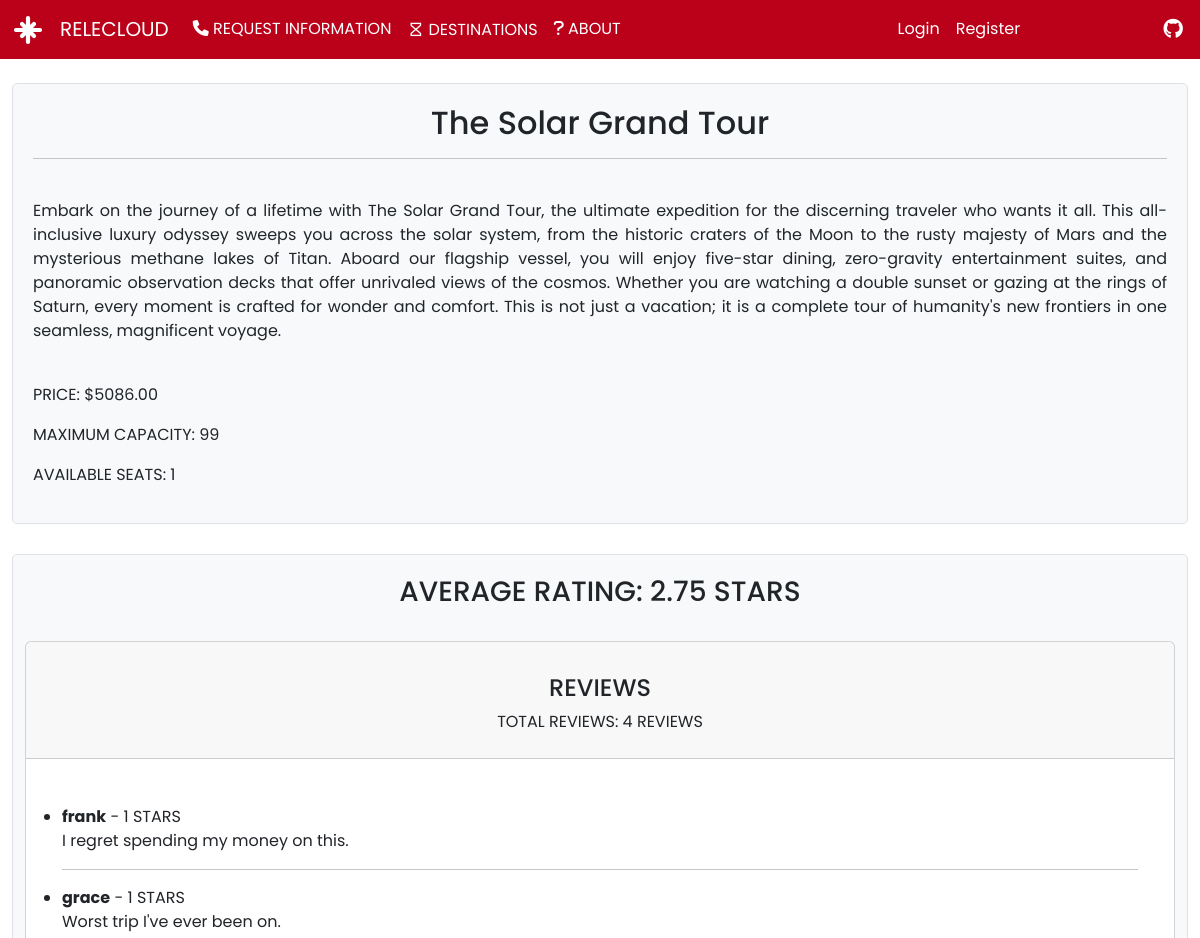
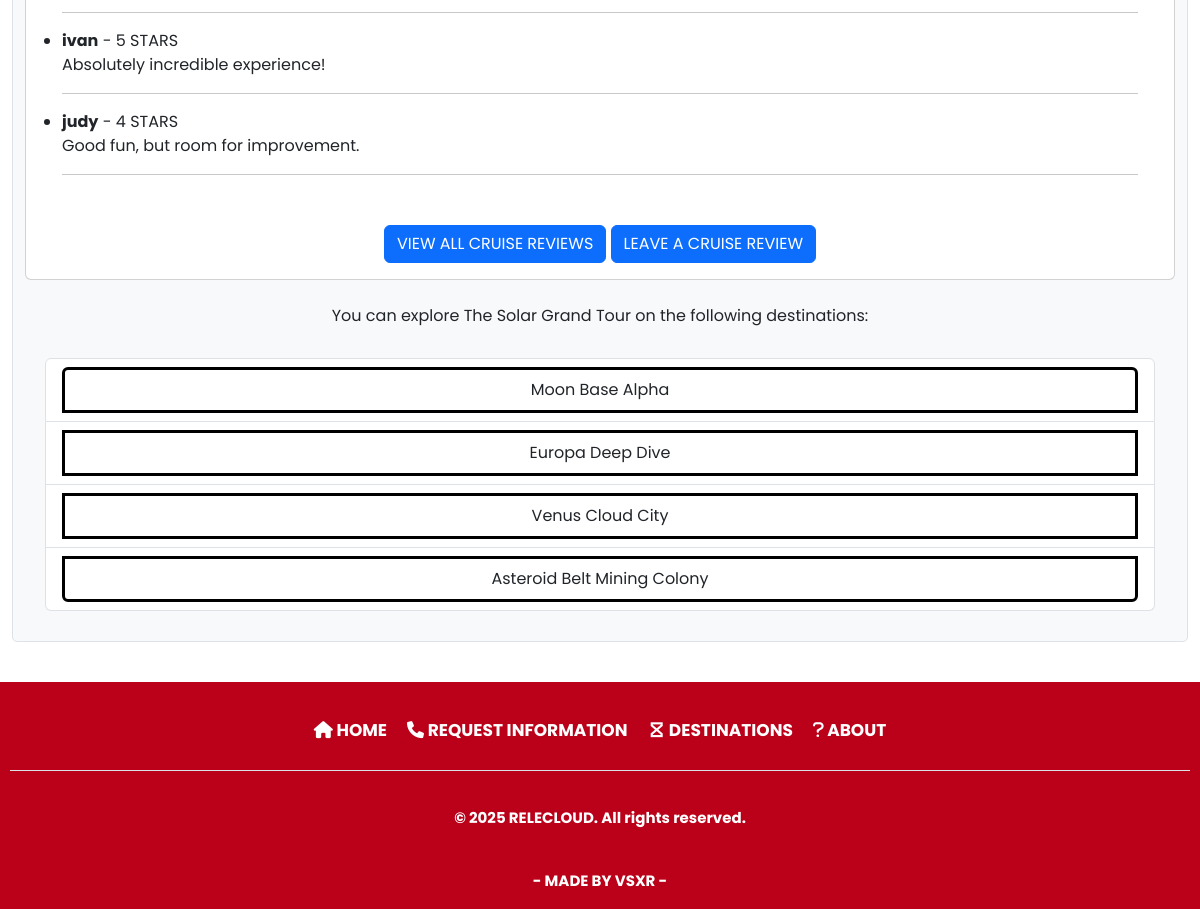
/cruise/1/, run on the app's committed database (2 pictures, top to bottom).
### relecloud/models/cruise.py (models this page shows, shortened)
class Cruise(models.Model):
    name = models.CharField(unique=True, null=False, blank=False, max_length=70)
    desc = models.TextField(max_length=2000, null=False, blank=False)
    price = models.DecimalField(max_digits=10, decimal_places=2, null=False, blank=False, default=Decimal('0.00'))
    max_capacity = models.IntegerField(null=False, blank=False, default=0)
    available_seats = models.IntegerField(null=False, blank=False, default=0)
    destinations = models.ManyToManyField(Destination, related_name='cruises')
    reviews: 'RelatedManager[CruiseReview]'  # type: ignore

### relecloud/models/review.py (models this page shows, shortened)
class CruiseReview(models.Model):
    RATING_CHOICES = [(i, str(i)) for i in range(1, 6)]
    cruise = models.ForeignKey(Cruise, on_delete=models.CASCADE, related_name='reviews')
    name = models.CharField(max_length=100, default='Anonymous', null=False, blank=False)
    rating = models.IntegerField(choices=RATING_CHOICES)
    comment = models.TextField()

### relecloud/models/destination.py (models this page shows, shortened)
class Destination(models.Model):
    name = models.CharField(unique=True, null=False, blank=False, max_length=50)
    image_url = models.URLField(max_length=200, null=False, blank=False) # agregar DEFAULT para poner una imagen predeterminada
    desc = models.TextField(max_length=2000, null=False, blank=False)
    reviews: 'RelatedManager[DestinationReview]'  # type: ignore
    position = models.PositiveIntegerField(default=0)  # <-- Añadido

### relecloud/views/cruise.py (the view)
# urls.py: path('cruise/<int:pk>/', cruise_details, name='cruise_details'),
def cruise_details(request, pk):
    cruise = get_object_or_404(Cruise, pk=pk)
    reviews = cruise.reviews.all()
    average_rating = reviews.aggregate(Avg('rating'))['rating__avg']
    return render(request, 'cruises/cruise_details.html', {
        'cruise': cruise,
        'reviews': reviews,
        'average_rating': average_rating
    })

### relecloud/templates/cruises/cruise_details.html (shortened to what this page needs)
{% extends 'base.html' %}
{% load static %}
{% block main_contents %}
    <div class="destinationsPresentation">
        <div class="specific-paragraphs">
            <h2>{{ cruise.name }}</h2>
            <hr>
            <br>
            <p>{{ cruise.desc }}</p>
            <br>
            <p>PRICE: ${{ cruise.price }}</p>
            <p>MAXIMUM CAPACITY: {{ cruise.max_capacity }}</p>
            <p>AVAILABLE SEATS: {{ cruise.available_seats }}</p>
        </div>
    </div>
    <div class="destinationsPresentation">
        <div class="specific-paragraphs container-fluid">
            <div class="average-rating-container">
                <h3>AVERAGE RATING: {{ average_rating|floatformat:2 }} STARS</h3>
            </div>
            <br>
            <div class="card">
                <div class="card-header text-center">
                    <br>
                    <h4>REVIEWS</h4>
                    <p>TOTAL REVIEWS: {{ reviews|length }} REVIEWS</p>
                </div>
                <div class="card-body">
                    {% if reviews %}
                        <ul class="person-review text-left list-group list-group-flush">
                            {% for review in reviews|slice:":5"  %}
                                <li class="text-left">
                                    <div class="review-item text-left">
                                        <strong>{{ review.name }}</strong> - {{ review.rating }} STARS
                                        <br>
                                        {{ review.comment }}
                                    </div>
                                </li>
                                <hr>
                            {% endfor %}
                        </ul>
                        <br>
                        <div class="text-center">
                            <a href="{% url 'cruise_view_reviews' cruise.pk %}" class="btn btn-primary">VIEW ALL CRUISE REVIEWS</a>
                            <a href="{% url 'cruise_create_reviews' cruise.pk %}" class="btn btn-primary">LEAVE A CRUISE REVIEW</a>
                        </div>
                    {% else %}
                        <p class="text-center">OH NO... THERE ARE NO REVIEWS AVAILABLE!</p>
                        <div class="text-center">
                            <a href="{% url 'cruise_create_reviews' cruise.pk %}" class="btn btn-primary">LEAVE A CRUISE REVIEW</a>
                        </div>
                    {% endif %}
                </div>
            </div>
            <br>
            <p class="text-center">You can explore {{ cruise.name }} on the following destinations:</p>
            <ul class="list-group">
                {% for destination in cruise.destinations.all %}
                    <li class="list-group-item">
                        <a class="view-cruise-btn btn list-group-item list-group-item-action" href="{% url 'destination_details' destination.pk %}"> {{ destination.name }} </a>
                    </li>
                {% endfor %}
            </ul>
        </div>
    </div>
{% endblock main_contents %}

### relecloud/static/res/css/styles.css (style rules this page uses)
* { margin: 0; padding: 0; box-sizing: border-box; font-family: "Poppins", sans-serif; }
html { overflow-x: hidden; }
h2 { margin: 15px; text-align: center; font-size: 1.8em; font-weight: bold, 500; }
h3 { margin-top: 30px; margin-bottom: auto; text-align: center; font-size: 1.5em; }
h4 { text-align: center; font-size: 1.2em; }
.specific-paragraphs { text-align: justify; flex: 1; background-color: #f8f9fa; padding: 20px; border: 1px solid #dee2e6; border-radius: 5px; margin-bottom: 30px; }
.list-group { margin: 20px; padding-top: 10px; padding-bottom: 10px; }
.list-group-item { color: #007BFF; text-align: center; display: flex; flex-direction: column; align-items: center; }
.list-group-item a { box-sizing: border-box; border: 3px solid #000000; }
body { display: flex; flex-direction: column; min-height: 500px; overflow-x: hidden; }

### data on the page
Cruise: name "The Solar Grand Tour", desc "Embark on the journey of a lifetime with The Solar Grand Tour, the ultimate expedition for the discerning traveler who wants it all. This all-inclusive luxury odyssey sweeps you across the solar system, from the historic craters of the Moon to the rusty majesty of Mars and the mysterious methane lakes of Titan. Aboard our flagship vessel, you will enjoy five-star dining, zero-gravity entertainment suites, and panoramic observation decks that offer unrivaled views of the cosmos. Whether you are watching a double sunset or gazing at the rings of Saturn, every moment is crafted for wonder and comfort. This is not just a vacation; it is a complete tour of humanity's new frontiers in one…", price "5086.00", max_capacity "99", available_seats "1"
CruiseReview: name "frank", rating "1", comment "I regret spending my money on this."
CruiseReview: name "grace", rating "1", comment "Worst trip I've ever been on."
CruiseReview: name "ivan", rating "5", comment "Absolutely incredible experience!"
CruiseReview: name "judy", rating "4", comment "Good fun, but room for improvement."
Destination: name "Moon Base Alpha"
Destination: name "Europa Deep Dive"
Destination: name "Venus Cloud City"
Destination: name "Asteroid Belt Mining Colony"

### other printed values
{{ average_rating|floatformat:2 }} "2.75"
{{ reviews|length }} "4"
